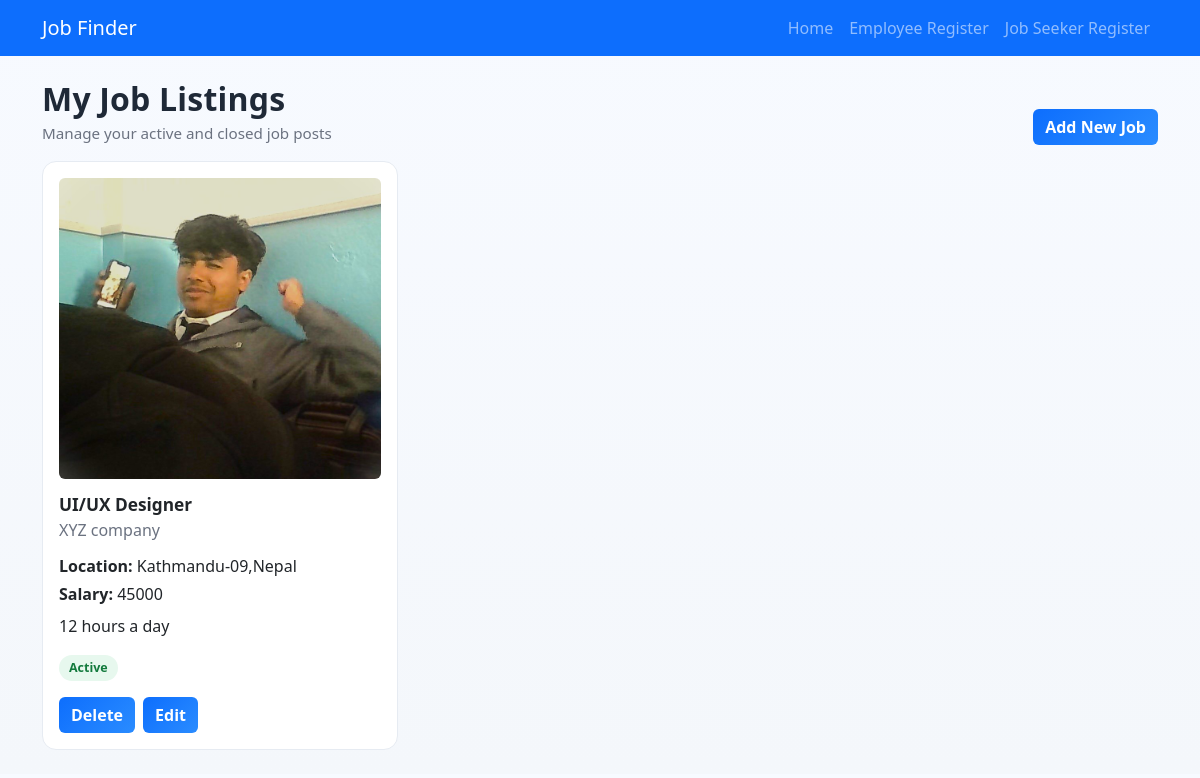
/employer/emp_job/ (signed in), run on the app's committed database.
### employer/models.py (models this page shows, shortened)
class AddJob(models.Model):
    employer = models.ForeignKey(Employer, on_delete=models.CASCADE, related_name="jobs")
    job_title = models.CharField(max_length=150)
    company_name = models.CharField(max_length=150)
    job_image = models.FileField(upload_to="job_images/", blank=True, null=True)
    location = models.CharField(max_length=150)
    job_description = models.TextField()
    salary = models.CharField(max_length=100, blank=True)
    is_active = models.BooleanField(default=True)
    created_at = models.DateTimeField(auto_now_add=True)

### employer/views.py (the view)
# urls.py: path('emp_job/', views.emp_job, name='emp_job'),
def emp_job(request):
    employer_id = request.session.get('employer_id')
    if not employer_id:
        messages.error(request, "Please login first.")
        return redirect('login')
    try:
        employer = Employer.objects.get(id=employer_id)
    except Employer.DoesNotExist:
        request.session.pop('employer_id', None)
        messages.error(request, "Please login again.")
        return redirect('login')
    if not employer.is_approved:
        request.session.pop('employer_id', None)
        messages.error(request, "Admin must approve your account first.")
        return redirect('login')
    jobs = AddJob.objects.filter(employer=employer).order_by('-created_at')
    return render(request, 'emp_job.html', {'jobs': jobs, 'employer': employer})

### employer/templates/emp_job.html (shortened to what this page needs)
<!DOCTYPE html>
<html lang="en">
<head>
    <link href="https://cdn.jsdelivr.net/npm/bootstrap@5.3.2/dist/css/bootstrap.min.css" rel="stylesheet">
</head>
<body>
    {% include 'navbar.html' %}
    <div class="container mt-4">
        <div class="d-flex justify-content-between align-items-end mb-3">
            <div>
                <h2 class="page-title">My Job Listings</h2>
                <p class="sub-title">Manage your active and closed job posts</p>
            </div>
            <a href="{% url 'add_job' %}" class="btn btn-soft-brand">Add New Job</a>
        </div>
        <div class="row mt-3">
            {% for job in jobs %}
            <div class="col-md-4">
                <div class="card jobs-card mb-4">
                    <div class="card-body">
                        {% if job.job_image %}
                            <img src="{{ job.job_image.url }}" class="img-fluid rounded mb-3" alt="{{ job.job_title }} image">
                        {% endif %}
                        <h5 class="job-title">{{ job.job_title }}</h5>
                        <p class="job-company">{{ job.company_name }}</p>
                        <p class="mb-1"><strong>Location:</strong> {{ job.location }}</p>
                        <p class="mb-2"><strong>Salary:</strong> {{ job.salary|default:'-' }}</p>
                        <p>{{ job.job_description|truncatewords:20 }}</p>
                        {% if job.is_active %}
                            <span class="status-pill status-active">Active</span>
                        {% else %}
                            <span class="status-pill status-closed">Closed</span>
                        {% endif %}
                        <div class="mt-3 d-flex gap-2">
                            <a href="{% url 'delete_job' job.id %}" class="btn btn-soft-brand" onclick="return confirm('Are you sure you want to delete this job?');">Delete</a>
                            <a href="{% url 'edit_job' job.id %}" class="btn btn-soft-brand">Edit</a>
                        </div>
                    </div>
                </div>
            </div>
            {% empty %}
                <p>No jobs posted yet.</p>
            {% endfor %}
        </div>
    </div>
</body>
</html>

### employer/templates/emp_job.html (style rules this page uses)
:root { --bg-soft: #f4f7fb; --ink: #1f2937; --muted: #6b7280; --line: #e6ebf2; --brand: #0d6efd; --brand-2: #2a8cff; --warn: #f59e0b; --danger: #ef4444; }
body { background: linear-gradient(180deg, #f7faff 0%, var(--bg-soft) 100%); color: var(--ink); }
.page-title { font-weight: 700; letter-spacing: 0.2px; margin: 0; }
.sub-title { color: var(--muted); margin-top: 4px; margin-bottom: 0; font-size: 0.95rem; }
.jobs-card { border: 1px solid var(--line); border-radius: 14px; transition: transform 0.2s ease, box-shadow 0.2s ease; background: #fff; }
.job-title { font-size: 1.08rem; font-weight: 700; margin-bottom: 2px; }
.job-company { color: var(--muted); margin-bottom: 12px; }
.status-pill { display: inline-block; padding: 4px 10px; border-radius: 999px; font-size: 0.78rem; font-weight: 600; }
.status-active { background: #e7f8ee; color: #137a3d; }
.btn-soft-brand { background: linear-gradient(135deg, var(--brand), var(--brand-2)); border: none; color: #fff; font-weight: 600; }

### data on the page
AddJob: job_image (picture), job_title "UI/UX Designer", company_name "XYZ company", location "Kathmandu-09,Nepal", salary "45000", job_description "12 hours a day", is_active "Active"
